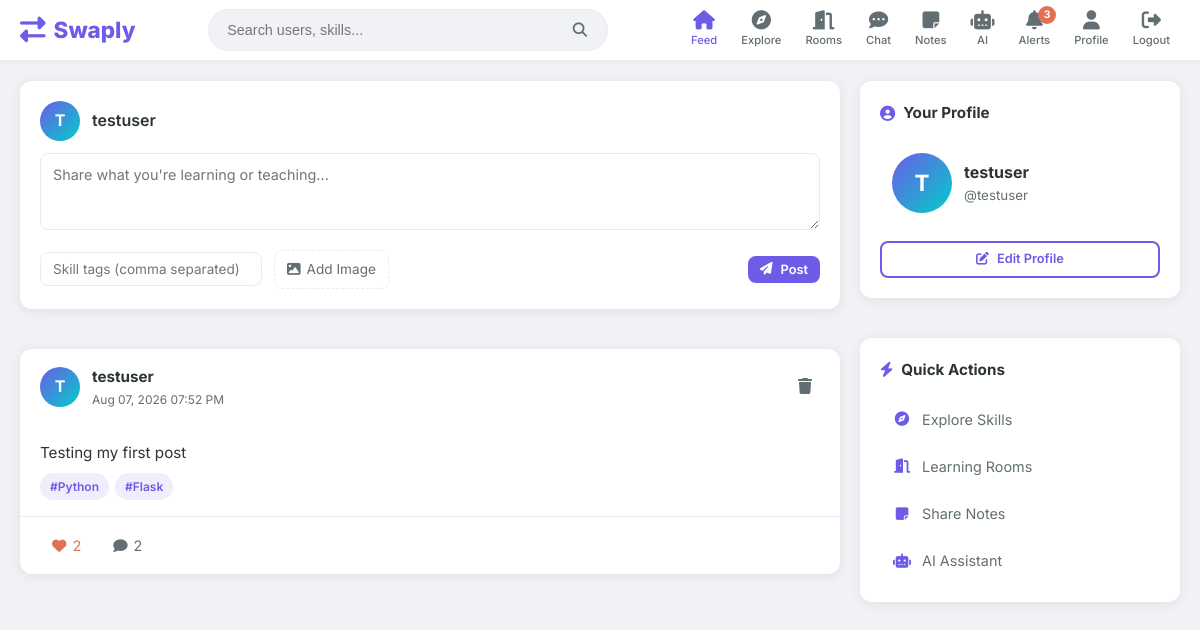
/feed (signed in), run on the app's committed database.
### models.py (models this page shows, shortened)
class User(UserMixin, db.Model):
    id = db.Column(db.Integer, primary_key=True)
    username = db.Column(db.String(80), unique=True, nullable=False)
    email = db.Column(db.String(120), unique=True, nullable=False)
    password_hash = db.Column(db.String(200), nullable=False)
    bio = db.Column(db.Text, default='')
    location = db.Column(db.String(120), default='')
    skills_offered = db.Column(db.Text, default='')
    skills_wanted = db.Column(db.Text, default='')
    avatar = db.Column(db.String(300), default='')
    created_at = db.Column(db.DateTime, default=datetime.utcnow)
    posts = db.relationship('Post', backref='author', lazy=True, cascade='all, delete-orphan')
    sent_requests = db.relationship('FriendRequest', foreign_keys='FriendRequest.sender_id', backref='sender', lazy=True, cascade='all, delete-orphan')
    received_requests = db.relationship('FriendRequest', foreign_keys='FriendRequest.receiver_id', backref='receiver', lazy=True, cascade='all, delete-orphan')

class Post(db.Model):
    id = db.Column(db.Integer, primary_key=True)
    user_id = db.Column(db.Integer, db.ForeignKey('user.id'), nullable=False)
    caption = db.Column(db.Text, default='')
    skill_tags = db.Column(db.Text, default='')
    image = db.Column(db.String(300), default='')
    created_at = db.Column(db.DateTime, default=datetime.utcnow)
    likes = db.relationship('Like', backref='post', lazy=True, cascade='all, delete-orphan')
    comments = db.relationship('Comment', backref='post', lazy=True, cascade='all, delete-orphan')
    def tag_list(self):
        if not self.skill_tags:
            return []
        return [t.strip() for t in self.skill_tags.split(',') if t.strip()]

### app.py (the view)
@app.route('/feed')
@login_required
def feed():
    posts = Post.query.order_by(Post.created_at.desc()).all()
    return render_template('feed.html', posts=posts)

### app.py (called while the page is built)
@login_manager.user_loader
def load_user(user_id):
    return User.query.get(int(user_id))

@app.context_processor
def inject_globals():
    unread = 0
    if current_user.is_authenticated:
        unread = Notification.query.filter_by(user_id=current_user.id, is_read=False).count()
    return {'unread_notifications': unread}

### templates/feed.html (shortened to what this page needs)
{% extends "base.html" %}
{% block content %}
<div class="feed-layout">
    <div class="feed-main">
        <div class="post-composer card">
            <div class="composer-header">
                <div class="avatar avatar-sm">
                    {% if current_user.avatar %}
                    <img src="{{ url_for('uploaded_file', filename=current_user.avatar) }}" alt="{{ current_user.username }}">
                    {% else %}
                    <span>{{ current_user.username[0]|upper }}</span>
                    {% endif %}
                </div>
                <span class="composer-name">{{ current_user.username }}</span>
            </div>
            <form method="POST" action="{{ url_for('create_post') }}" enctype="multipart/form-data" class="composer-form">
                <textarea name="caption" placeholder="Share what you're learning or teaching..." rows="3"></textarea>
                <div class="composer-actions">
                    <div class="composer-inputs">
                        <input type="text" name="skill_tags" placeholder="Skill tags (comma separated)" class="input-sm">
                        <label class="file-upload">
                            <i class="fas fa-image"></i> Add Image
                        </label>
                    </div>
                    <button type="submit" class="btn btn-primary btn-sm">
                        <i class="fas fa-paper-plane"></i> Post
                    </button>
                </div>
            </form>
        </div>
        {% for post in posts %}
        <div class="post-card card">
            <div class="post-header">
                <a href="{{ url_for('profile', username=post.author.username) }}" class="post-user">
                    <div class="avatar avatar-sm">
                        {% if post.author.avatar %}
                        <img src="{{ url_for('uploaded_file', filename=post.author.avatar) }}" alt="{{ post.author.username }}">
                        {% else %}
                        <span>{{ post.author.username[0]|upper }}</span>
                        {% endif %}
                    </div>
                    <div class="post-user-info">
                        <strong>{{ post.author.username }}</strong>
                        <small>{{ post.created_at.strftime('%b %d, %Y %I:%M %p') }}</small>
                    </div>
                </a>
                {% if post.user_id == current_user.id %}
                <form method="POST" action="{{ url_for('delete_post', post_id=post.id) }}" onsubmit="return confirm('Delete this post?')">
                    <button type="submit" class="icon-btn danger"><i class="fas fa-trash"></i></button>
                </form>
                {% endif %}
            </div>
            <div class="post-body">
                {% if post.caption %}
                <p class="post-caption">{{ post.caption }}</p>
                {% endif %}
                {% if post.tag_list() %}
                <div class="post-tags">
                    {% for tag in post.tag_list() %}
                    <a href="{{ url_for('explore', skill=tag) }}" class="tag">#{{ tag }}</a>
                    {% endfor %}
                </div>
                {% endif %}
            </div>
            <div class="post-actions">
                <button class="action-btn like-btn {% if post.likes|selectattr('user_id', 'equalto', current_user.id)|list %}liked{% endif %}"
                        data-post-id="{{ post.id }}">
                    <i class="fas fa-heart"></i>
                    <span class="like-count">{{ post.likes|length }}</span>
                </button>
                <button class="action-btn comment-toggle" data-target="comments-{{ post.id }}">
                    <i class="fas fa-comment"></i>
                    <span>{{ post.comments|length }}</span>
                </button>
            </div>
        </div>
        {% else %}
        <div class="empty-state card">
            <i class="fas fa-images"></i>
            <h3>No posts yet</h3>
            <p>Be the first to share something! Create a post above.</p>
        </div>
        {% endfor %}
    </div>
    <aside class="feed-sidebar">
        <div class="card sidebar-card">
            <h3 class="sidebar-title"><i class="fas fa-user-circle"></i> Your Profile</h3>
            <a href="{{ url_for('profile', username=current_user.username) }}" class="sidebar-profile">
                <div class="avatar">
                    {% if current_user.avatar %}
                    <img src="{{ url_for('uploaded_file', filename=current_user.avatar) }}" alt="{{ current_user.username }}">
                    {% else %}
                    <span>{{ current_user.username[0]|upper }}</span>
                    {% endif %}
                </div>
                <div>
                    <strong>{{ current_user.username }}</strong>
                    <small>@{{ current_user.username }}</small>
                </div>
            </a>
            <a href="{{ url_for('edit_profile') }}" class="btn btn-outline btn-sm btn-block">
                <i class="fas fa-edit"></i> Edit Profile
            </a>
        </div>
        <div class="card sidebar-card">
            <h3 class="sidebar-title"><i class="fas fa-bolt"></i> Quick Actions</h3>
            <div class="quick-actions">
                <a href="{{ url_for('explore') }}" class="quick-action">
                    <i class="fas fa-compass"></i> Explore Skills
                </a>
                <a href="{{ url_for('rooms') }}" class="quick-action">
                    <i class="fas fa-door-open"></i> Learning Rooms
                </a>
                <a href="{{ url_for('notes') }}" class="quick-action">
                    <i class="fas fa-sticky-note"></i> Share Notes
                </a>
                <a href="{{ url_for('assistant') }}" class="quick-action">
                    <i class="fas fa-robot"></i> AI Assistant
                </a>
            </div>
        </div>
    </aside>
</div>
{% endblock %}

### data on the page
User: username "T", username "testuser"
Post: author "T", author.username "testuser", created_at "Aug 07, 2026 07:52 PM", caption "Testing my first post", tag_list "Python" "Flask", likes|length "2", comments|length "2"

### other printed values
{{ unread_notifications }} "3"
